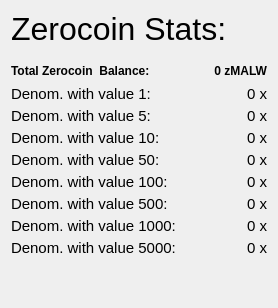
                  <widget class="QFrame" name="verticalFrameRight">
                   <layout class="QVBoxLayout" name="verticalLayout_9">
                    <item>
                     <layout class="QVBoxLayout" name="verticalLayout_Right">
                      <property name="spacing">
                       <number>4</number>
                      </property>
                      <item>
                       <layout class="QHBoxLayout" name="horizontalLayout_21">
                        <item>
                         <widget class="QLabel" name="labelzMALWStats">
                          <property name="font">
                           <font>
                            <pointsize>24</pointsize>
                            <weight>50</weight>
                            <bold>false</bold>
                           </font>
                          </property>
                          <property name="toolTip">
                           <string>Information about the available Zerocoin funds.</string>
                          </property>
                          <property name="text">
                           <string>Zerocoin Stats:</string>
                          </property>
                          <property name="alignment">
                           <set>Qt::AlignLeading|Qt::AlignLeft|Qt::AlignVCenter</set>
                          </property>
                         </widget>
                        </item>
                        <item>
                         <spacer name="horizontalSpacer_16">
                          <property name="orientation">
                           <enum>Qt::Horizontal</enum>
                          </property>
                          <property name="sizeHint" stdset="0">
                           <size>
                            <width>40</width>
                            <height>20</height>
                           </size>
                          </property>
                         </spacer>
                        </item>
                       </layout>
                      </item>
                      <item>
                       <spacer name="verticalSpacer">
                        <property name="orientation">
                         <enum>Qt::Vertical</enum>
                        </property>
                        <property name="sizeType">
                         <enum>QSizePolicy::Maximum</enum>
                        </property>
                        <property name="sizeHint" stdset="0">
                         <size>
                          <width>20</width>
                          <height>10</height>
                         </size>
                        </property>
                       </spacer>
                      </item>
                      <item>
                       <layout class="QHBoxLayout" name="horizontalLayout_12">
                        <item>
                         <widget class="QLabel" name="labelzAvailableText">
                          <property name="font">
                           <font>
                            <weight>75</weight>
                            <bold>true</bold>
                           </font>
                          </property>
                          <property name="toolTip">
                           <string>Total Balance including unconfirmed and immature zMALW</string>
                          </property>
                          <property name="text">
                           <string>Total Zerocoin  Balance:</string>
                          </property>
                          <property name="alignment">
                           <set>Qt::AlignLeading|Qt::AlignLeft|Qt::AlignVCenter</set>
                          </property>
                         </widget>
                        </item>
                        <item>
                         <spacer name="horizontalSpacer_7">
                          <property name="orientation">
                           <enum>Qt::Horizontal</enum>
                          </property>
                          <property name="sizeHint" stdset="0">
                           <size>
                            <width>40</width>
                            <height>20</height>
                           </size>
                          </property>
                         </spacer>
                        </item>
                        <item>
                         <widget class="QLabel" name="labelzAvailableAmount">
                          <property name="minimumSize">
                           <size>
                            <width>40</width>
                            <height>0</height>
                           </size>
                          </property>
                          <property name="font">
                           <font>
                            <weight>75</weight>
                            <bold>true</bold>
                           </font>
                          </property>
                          <property name="toolTip">
                           <string>Total Balance including unconfirmed and immature zMALW</string>
                          </property>
                          <property name="text">
                           <string>0 zMALW</string>
                          </property>
                          <property name="alignment">
                           <set>Qt::AlignRight|Qt::AlignTrailing|Qt::AlignVCenter</set>
                          </property>
                         </widget>
                        </item>
                       </layout>
                      </item>
                      <item>
                       <layout class="QHBoxLayout" name="horizontalLayout_13">
                        <item>
                         <widget class="QLabel" name="labelzDenom1Text">
                          <property name="font">
                           <font>
                            <pointsize>11</pointsize>
                           </font>
                          </property>
                          <property name="toolTip">
                           <string>Denominations with value 1:</string>
                          </property>
                          <property name="text">
                           <string>Denom. with value 1:</string>
                          </property>
                          <property name="alignment">
                           <set>Qt::AlignLeading|Qt::AlignLeft|Qt::AlignVCenter</set>
                          </property>
                         </widget>
                        </item>
                        <item>
                         <spacer name="horizontalSpacer_8">
                          <property name="orientation">
                           <enum>Qt::Horizontal</enum>
                          </property>
                          <property name="sizeHint" stdset="0">
                           <size>
                            <width>40</width>
                            <height>16</height>
                           </size>
                          </property>
                         </spacer>
                        </item>
                        <item>
                         <widget class="QLabel" name="labelzDenom1Amount">
                          <property name="minimumSize">
                           <size>
                            <width>40</width>
                            <height>0</height>
                           </size>
                          </property>
                          <property name="font">
                           <font>
                            <pointsize>11</pointsize>
                           </font>
                          </property>
                          <property name="toolTip">
                           <string>Unconfirmed: less than 20 confirmations
Immature: confirmed, but less than 2 mints of the same denomination after it was minted</string>
                          </property>
                          <property name="text">
                           <string>0 x</string>
                          </property>
                          <property name="textFormat">
                           <enum>Qt::RichText</enum>
                          </property>
                          <property name="alignment">
                           <set>Qt::AlignRight|Qt::AlignTrailing|Qt::AlignVCenter</set>
                          </property>
                         </widget>
                        </item>
                       </layout>
                      </item>
                      <item>
                       <layout class="QHBoxLayout" name="horizontalLayout_14">
                        <item>
                         <widget class="QLabel" name="labelzDenom2Text">
                          <property name="font">
                           <font>
                            <pointsize>11</pointsize>
                           </font>
                          </property>
                          <property name="toolTip">
                           <string>Denominations with value 5:</string>
                          </property>
                          <property name="text">
                           <string>Denom. with value 5:</string>
                          </property>
                          <property name="alignment">
                           <set>Qt::AlignLeading|Qt::AlignLeft|Qt::AlignVCenter</set>
                          </property>
                         </widget>
                        </item>
                        <item>
                         <spacer name="horizontalSpacer_9">
                          <property name="orientation">
                           <enum>Qt::Horizontal</enum>
                          </property>
                          <property name="sizeHint" stdset="0">
                           <size>
                            <width>40</width>
                            <height>16</height>
                           </size>
                          </property>
                         </spacer>
                        </item>
                        <item>
                         <widget class="QLabel" name="labelzDenom2Amount">
                          <property name="minimumSize">
                           <size>
                            <width>40</width>
                            <height>0</height>
                           </size>
                          </property>
                          <property name="font">
                           <font>
                            <pointsize>11</pointsize>
                           </font>
                          </property>
                          <property name="toolTip">
                           <string>Unconfirmed: less than 20 confirmations
Immature: confirmed, but less than 2 mints of the same denomination after it was minted</string>
                          </property>
                          <property name="text">
                           <string>0 x</string>
                          </property>
                          <property name="textFormat">
                           <enum>Qt::RichText</enum>
                          </property>
                          <property name="alignment">
                           <set>Qt::AlignRight|Qt::AlignTrailing|Qt::AlignVCenter</set>
                          </property>
                         </widget>
                        </item>
                       </layout>
                      </item>
                      <item>
                       <layout class="QHBoxLayout" name="horizontalLayout_15">
                        <item>
                         <widget class="QLabel" name="labelzDenom3Text">
                          <property name="font">
                           <font>
                            <pointsize>11</pointsize>
                           </font>
                          </property>
                          <property name="toolTip">
                           <string>Denominations with value 10:</string>
                          </property>
                          <property name="text">
                           <string>Denom. with value 10:</string>
                          </property>
                          <property name="alignment">
                           <set>Qt::AlignLeading|Qt::AlignLeft|Qt::AlignVCenter</set>
                          </property>
                         </widget>
                        </item>
                        <item>
                         <spacer name="horizontalSpacer_10">
                          <property name="orientation">
                           <enum>Qt::Horizontal</enum>
                          </property>
                          <property name="sizeHint" stdset="0">
                           <size>
                            <width>40</width>
                            <height>16</height>
                           </size>
                          </property>
                         </spacer>
                        </item>
                        <item>
                         <widget class="QLabel" name="labelzDenom3Amount">
                          <property name="minimumSize">
                           <size>
                            <width>40</width>
                            <height>0</height>
                           </size>
                          </property>
                          <property name="font">
                           <font>
                            <pointsize>11</pointsize>
                           </font>
                          </property>
                          <property name="toolTip">
                           <string>Unconfirmed: less than 20 confirmations
Immature: confirmed, but less than 2 mints of the same denomination after it was minted</string>
                          </property>
                          <property name="text">
                           <string>0 x</string>
                          </property>
                          <property name="textFormat">
                           <enum>Qt::RichText</enum>
                          </property>
                          <property name="alignment">
                           <set>Qt::AlignRight|Qt::AlignTrailing|Qt::AlignVCenter</set>
                          </property>
                         </widget>
                        </item>
                       </layout>
                      </item>
                      <item>
                       <layout class="QHBoxLayout" name="horizontalLayout_16">
                        <item>
                         <widget class="QLabel" name="labelzDenom4Text">
                          <property name="font">
                           <font>
                            <pointsize>11</pointsize>
                           </font>
                          </property>
                          <property name="toolTip">
                           <string>Denominations with value 50:</string>
                          </property>
                          <property name="text">
                           <string>Denom. with value 50:</string>
                          </property>
                          <property name="alignment">
                           <set>Qt::AlignLeading|Qt::AlignLeft|Qt::AlignVCenter</set>
                          </property>
                         </widget>
                        </item>
                        <item>
                         <spacer name="horizontalSpacer_11">
                          <property name="orientation">
                           <enum>Qt::Horizontal</enum>
                          </property>
                          <property name="sizeHint" stdset="0">
                           <size>
                            <width>40</width>
                            <height>16</height>
                           </size>
                          </property>
                         </spacer>
                        </item>
                        <item>
                         <widget class="QLabel" name="labelzDenom4Amount">
                          <property name="minimumSize">
                           <size>
                            <width>40</width>
                            <height>0</height>
                           </size>
                          </property>
                          <property name="font">
                           <font>
                            <pointsize>11</pointsize>
                           </font>
                          </property>
                          <property name="toolTip">
                           <string>Unconfirmed: less than 20 confirmations
Immature: confirmed, but less than 2 mints of the same denomination after it was minted</string>
                          </property>
                          <property name="text">
                           <string>0 x</string>
                          </property>
                          <property name="textFormat">
                           <enum>Qt::RichText</enum>
                          </property>
                          <property name="alignment">
                           <set>Qt::AlignRight|Qt::AlignTrailing|Qt::AlignVCenter</set>
                          </property>
                         </widget>
                        </item>
                       </layout>
                      </item>
                      <item>
                       <layout class="QHBoxLayout" name="horizontalLayout_17">
                        <item>
                         <widget class="QLabel" name="labelzDenom5Text">
                          <property name="font">
                           <font>
                            <pointsize>11</pointsize>
                           </font>
                          </property>
                          <property name="toolTip">
                           <string>Denominations with value 100:</string>
                          </property>
                          <property name="text">
                           <string>Denom. with value 100:</string>
                          </property>
                          <property name="alignment">
                           <set>Qt::AlignLeading|Qt::AlignLeft|Qt::AlignVCenter</set>
                          </property>
                         </widget>
                        </item>
                        <item>
                         <spacer name="horizontalSpacer_12">
                          <property name="orientation">
                           <enum>Qt::Horizontal</enum>
                          </property>
                          <property name="sizeHint" stdset="0">
                           <size>
                            <width>40</width>
                            <height>16</height>
                           </size>
                          </property>
                         </spacer>
                        </item>
                        <item>
                         <widget class="QLabel" name="labelzDenom5Amount">
                          <property name="minimumSize">
                           <size>
                            <width>40</width>
                            <height>0</height>
                           </size>
                          </property>
                          <property name="font">
                           <font>
                            <pointsize>11</pointsize>
                           </font>
                          </property>
                          <property name="toolTip">
                           <string>Unconfirmed: less than 20 confirmations
Immature: confirmed, but less than 2 mints of the same denomination after it was minted</string>
                          </property>
                          <property name="text">
                           <string>0 x</string>
                          </property>
                          <property name="textFormat">
                           <enum>Qt::RichText</enum>
                          </property>
                          <property name="alignment">
                           <set>Qt::AlignRight|Qt::AlignTrailing|Qt::AlignVCenter</set>
                          </property>
                         </widget>
                        </item>
                       </layout>
                      </item>
                      <item>
                       <layout class="QHBoxLayout" name="horizontalLayout_18">
                        <item>
                         <widget class="QLabel" name="labelzDenom6Text">
                          <property name="font">
                           <font>
                            <pointsize>11</pointsize>
                           </font>
                          </property>
                          <property name="toolTip">
                           <string>Denominations with value 500:</string>
                          </property>
                          <property name="text">
                           <string>Denom. with value 500:</string>
                          </property>
                          <property name="alignment">
                           <set>Qt::AlignLeading|Qt::AlignLeft|Qt::AlignVCenter</set>
                          </property>
                         </widget>
                        </item>
                        <item>
                         <spacer name="horizontalSpacer_13">
                          <property name="orientation">
                           <enum>Qt::Horizontal</enum>
                          </property>
                          <property name="sizeHint" stdset="0">
                           <size>
                            <width>40</width>
                            <height>16</height>
                           </size>
                          </property>
                         </spacer>
                        </item>
                        <item>
                         <widget class="QLabel" name="labelzDenom6Amount">
                          <property name="minimumSize">
                           <size>
                            <width>40</width>
                            <height>0</height>
                           </size>
                          </property>
                          <property name="font">
                           <font>
                            <pointsize>11</pointsize>
                           </font>
                          </property>
                          <property name="toolTip">
                           <string>Unconfirmed: less than 20 confirmations
Immature: confirmed, but less than 2 mints of the same denomination after it was minted</string>
                          </property>
                          <property name="text">
                           <string>0 x</string>
                          </property>
                          <property name="textFormat">
                           <enum>Qt::RichText</enum>
                          </property>
                          <property name="alignment">
                           <set>Qt::AlignRight|Qt::AlignTrailing|Qt::AlignVCenter</set>
                          </property>
                         </widget>
                        </item>
                       </layout>
                      </item>
                      <item>
                       <layout class="QHBoxLayout" name="horizontalLayout_19">
                        <item>
                         <widget class="QLabel" name="labelzDenom7Text">
                          <property name="font">
                           <font>
                            <pointsize>11</pointsize>
                           </font>
                          </property>
                          <property name="toolTip">
                           <string>Denominations with value 1000:</string>
                          </property>
                          <property name="text">
                           <string>Denom. with value 1000:</string>
                          </property>
                          <property name="alignment">
                           <set>Qt::AlignLeading|Qt::AlignLeft|Qt::AlignVCenter</set>
                          </property>
                         </widget>
                        </item>
                        <item>
                         <spacer name="horizontalSpacer_14">
                          <property name="orientation">
                           <enum>Qt::Horizontal</enum>
                          </property>
                          <property name="sizeHint" stdset="0">
                           <size>
                            <width>40</width>
                            <height>16</height>
                           </size>
                          </property>
                         </spacer>
                        </item>
                        <item>
                         <widget class="QLabel" name="labelzDenom7Amount">
                          <property name="minimumSize">
                           <size>
                            <width>40</width>
                            <height>0</height>
                           </size>
                          </property>
                          <property name="font">
                           <font>
                            <pointsize>11</pointsize>
                           </font>
                          </property>
                          <property name="toolTip">
                           <string>Unconfirmed: less than 20 confirmations
Immature: confirmed, but less than 2 mints of the same denomination after it was minted</string>
                          </property>
                          <property name="text">
                           <string>0 x</string>
                          </property>
                          <property name="textFormat">
                           <enum>Qt::RichText</enum>
                          </property>
                          <property name="alignment">
                           <set>Qt::AlignRight|Qt::AlignTrailing|Qt::AlignVCenter</set>
                          </property>
                         </widget>
                        </item>
                       </layout>
                      </item>
                      <item>
                       <layout class="QHBoxLayout" name="horizontalLayout_20">
                        <item>
                         <widget class="QLabel" name="labelzDenom8Text">
                          <property name="font">
                           <font>
                            <pointsize>11</pointsize>
                           </font>
                          </property>
                          <property name="toolTip">
                           <string>Denominations with value 5000:</string>
                          </property>
                          <property name="text">
                           <string>Denom. with value 5000:</string>
                          </property>
                          <property name="alignment">
                           <set>Qt::AlignLeading|Qt::AlignLeft|Qt::AlignVCenter</set>
                          </property>
                         </widget>
                        </item>
                        <item>
                         <spacer name="horizontalSpacer_15">
                          <property name="orientation">
                           <enum>Qt::Horizontal</enum>
                          </property>
                          <property name="sizeHint" stdset="0">
                           <size>
                            <width>40</width>
                            <height>16</height>
                           </size>
                          </property>
                         </spacer>
                        </item>
                        <item>
                         <widget class="QLabel" name="labelzDenom8Amount">
                          <property name="minimumSize">
                           <size>
                            <width>40</width>
                            <height>0</height>
                           </size>
                          </property>
                          <property name="font">
                           <font>
                            <pointsize>11</pointsize>
                           </font>
                          </property>
                          <property name="toolTip">
                           <string>Unconfirmed: less than 20 confirmations
Immature: confirmed, but less than 2 mints of the same denomination after it was minted</string>
                          </property>
                          <property name="text">
                           <string>0 x</string>
                          </property>
                          <property name="textFormat">
                           <enum>Qt::RichText</enum>
                          </property>
                          <property name="alignment">
                           <set>Qt::AlignRight|Qt::AlignTrailing|Qt::AlignVCenter</set>
                          </property>
                         </widget>
                        </item>
                       </layout>
                      </item>
                      <item>
                       <spacer name="verticalSpacer_4">
                        <property name="orientation">
                         <enum>Qt::Vertical</enum>
                        </property>
                        <property name="sizeHint" stdset="0">
                         <size>
                          <width>20</width>
                          <height>40</height>
                         </size>
                        </property>
                       </spacer>
                      </item>
                     </layout>
                    </item>
                   </layout>
                  </widget>
